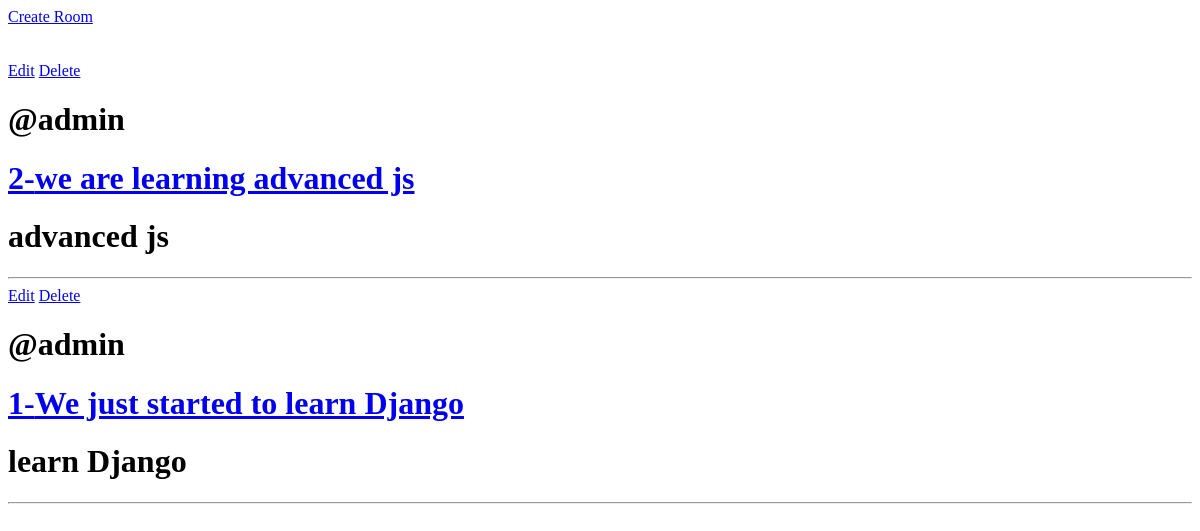
Before: / with the older database file.
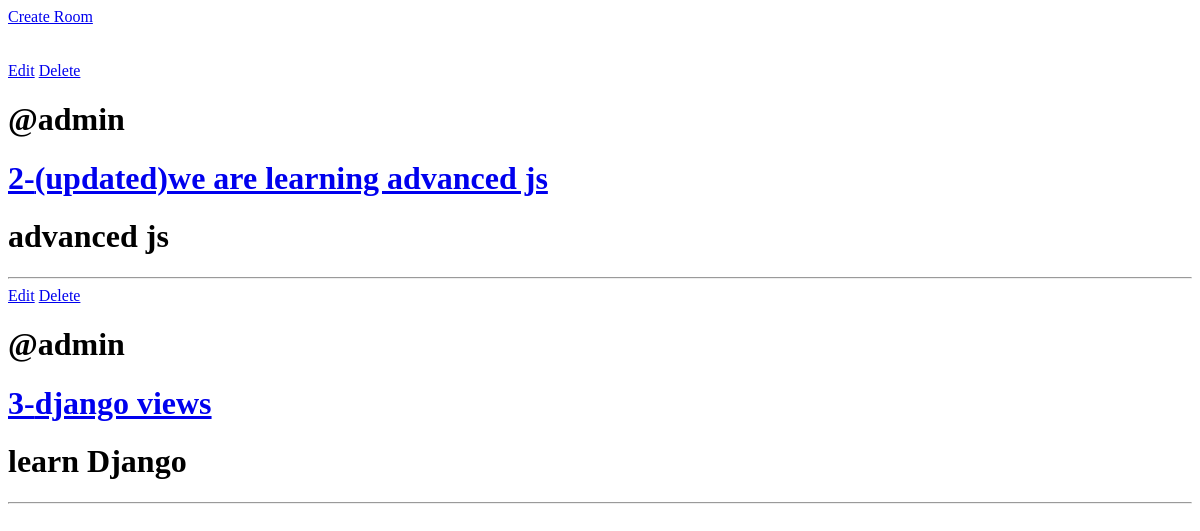
After: the same page with the newer database file.
### base/models.py (models this page shows, shortened)
class Room(models.Model):
    host = models.ForeignKey(User, on_delete=models.SET_NULL, null=True)
    topic = models.ForeignKey(Topic, on_delete=models.SET_NULL, null=True)
    name = models.CharField(max_length=200)
    description = models.TextField(null=True, blank=True)
    updated = models.DateTimeField(auto_now=True)
    created = models.DateTimeField(auto_now_add=True)
    class Meta:
        ordering = ['-updated', '-created']

class Topic(models.Model):
    name = models.CharField(max_length=200)
    def __str__(self):
        return self.name

### base/views.py (the view)
# urls.py: path('', views.home, name = 'home'),
def home(request):
    room = Room.objects.all()
    message = Message.objects.all()
    context = {
        "room" : room,
        "message" : message
    }
    return render(request,"home.html", context)

### templates/home.html
{% extends 'main.html' %}
{% block content %}
<a href="{% url 'create-room' %}">Create Room</a> <br><br><br>
    {% for i  in room %}
        <a href="{% url 'update-room' i.id %}">Edit</a>
        <a href="{% url 'delete-room' i.id %}">Delete</a>
        <h1>@{{i.host}}</h1>
        <h1><a href="room/{{i.id}}">{{i.id}}-{{i.name}}</a></h1>
        <h1>{{i.topic}}</h1>
        <hr>
    {% endfor %}
{% endblock content %}

### templates/main.html (shortened to what this page needs)
<!DOCTYPE html>
<html lang="en">
<head>
</head>
<body>
    {% block content %}
    {% endblock content %}
</body>
</html>

Changed rows visible on the page:
removed Room: host "admin", id "1", name "We just started to learn Django", topic "learn Django"
changed Room "advanced js": name "we are learning advanced js" → "(updated)we are learning advanced js"
added Room: host "admin", id "3", name "django views", topic "learn Django"
